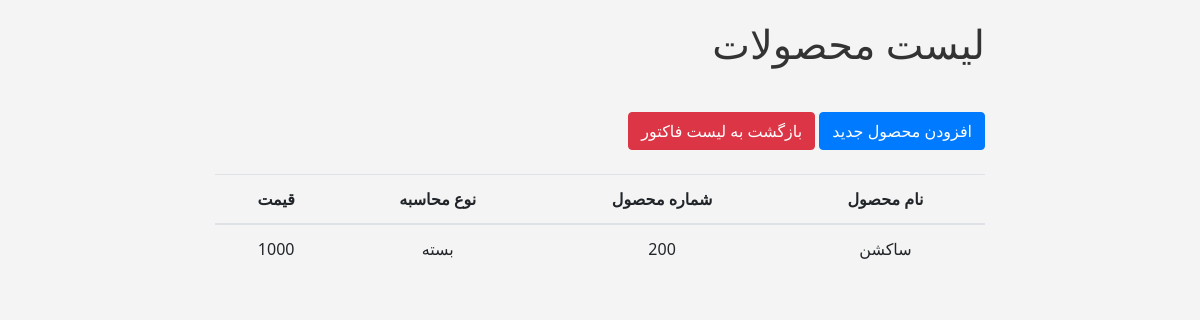
Page /invoices/products/ on the earlier database version.
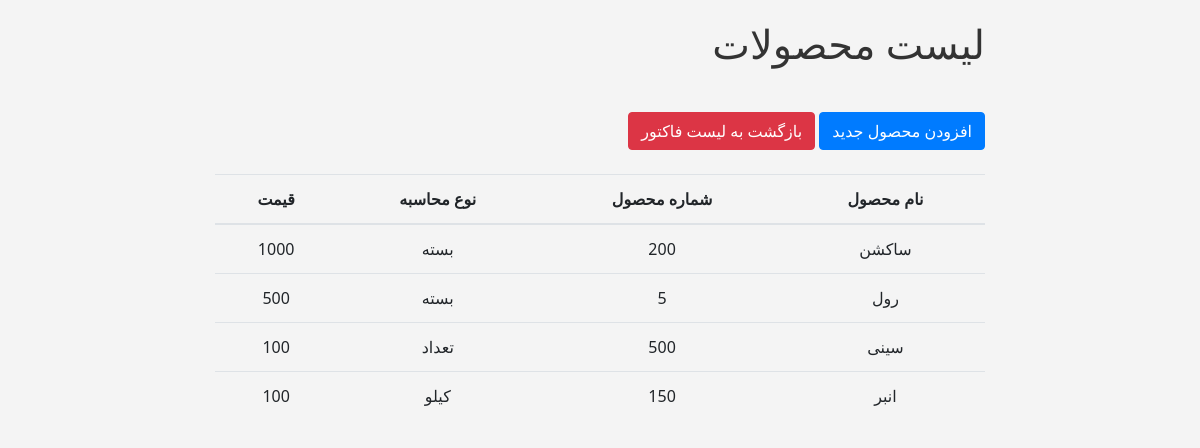
Same page on the later database version.
### invoices/models.py (models this page shows, shortened)
class Product(models.Model):
    name = models.CharField(max_length=255)
    product_number = models.CharField(max_length=100)
    calculation_type = models.CharField(max_length=100)
    price = models.IntegerField(default=0)

### invoices/views.py (the view)
# urls.py: path('products/', product_list, name='product_list'),
def product_list(request):
    products = Product.objects.all()
    return render(request, 'invoices/product_list.html', {'products': products})

### invoices/templates/invoices/product_list.html (shortened to what this page needs)
<!DOCTYPE html>
<html lang="fa">
<head>
    <link href="https://maxcdn.bootstrapcdn.com/bootstrap/4.5.2/css/bootstrap.min.css" rel="stylesheet">
</head>
<body>
    <div class="container">
        <h1>لیست محصولات</h1>
    <br>
        <a href="{% url 'invoice_list' %}" class="btn btn-danger">بازگشت به لیست فاکتور</a>
        <a href="{% url 'add_product' %}" class="btn btn-primary">افزودن محصول جدید</a>
    <br>
        <table class="table">
         <br>
            <thead>
                <tr>
                    <th>نام محصول</th>
                    <th>شماره محصول</th>
                    <th>نوع محاسبه</th>
                    <th>قیمت</th>
                </tr>
            </thead>
            <tbody>
                {% for product in products %}
                <tr>
                    <td>{{ product.name }}</td>
                    <td>{{ product.product_number }}</td>
                    <td>{{ product.calculation_type }}</td>
                    <td>{{ product.price }}</td>
                </tr>
                {% endfor %}
            </tbody>
        </table>
    </div>
</body>
</html>

### invoices/templates/invoices/product_list.html (style rules this page uses)
body { font-family: 'Segoe UI', Tahoma, Geneva, Verdana, sans-serif; background-color: #f4f4f4; padding: 20px; text-align: right; }
h1 { color: #333; text-align: right; margin-bottom: 20px; }
table { direction: rtl; }
th, td { text-align: center; }
.container { max-width: 800px; margin: auto; }

Differences in the rows shown:
added Product: name "رول", product_number "5", calculation_type "بسته", price "500"
added Product: name "سینی", product_number "500", calculation_type "تعداد", price "100"
added Product: name "انبر", product_number "150", calculation_type "کیلو", price "100"
